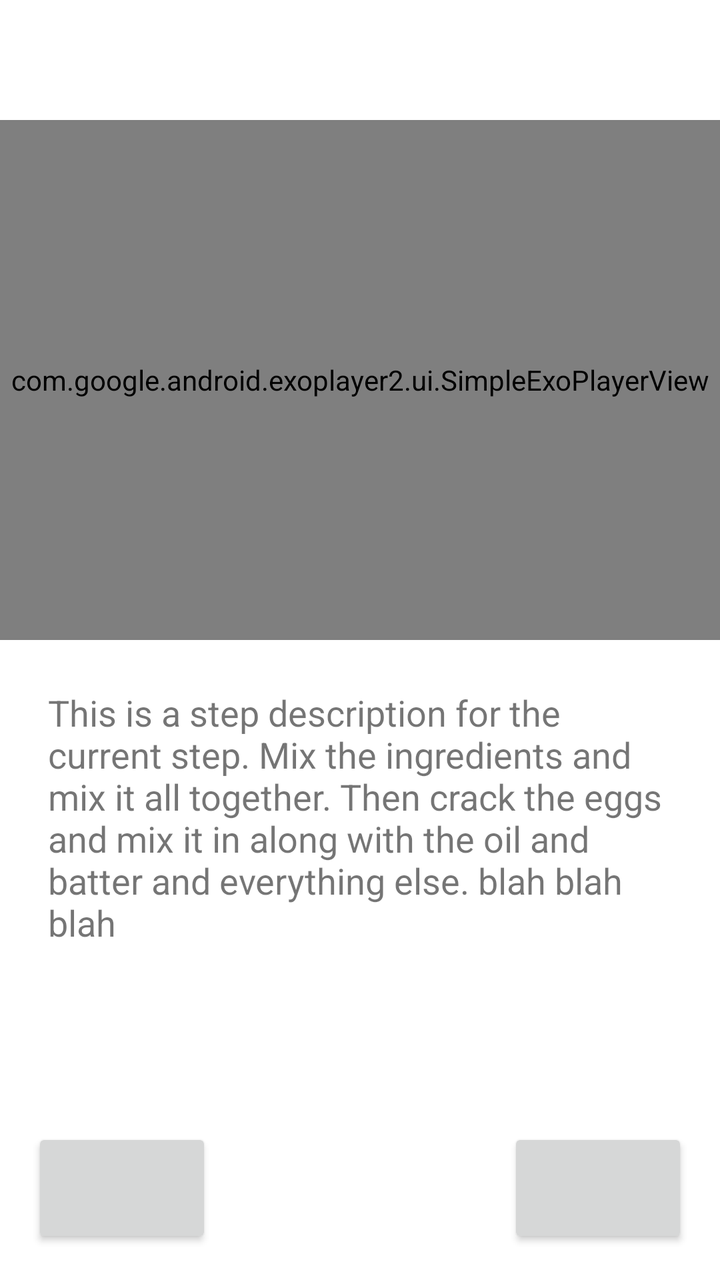
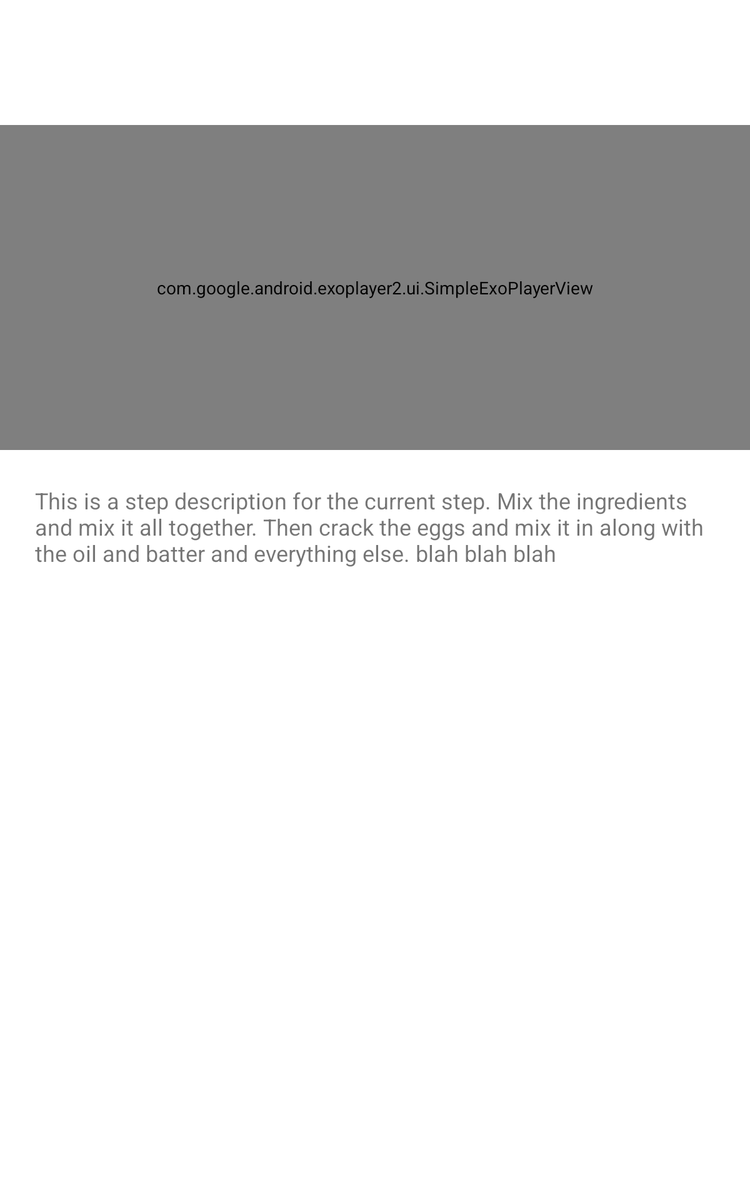

Compare how this app lays out the same screen by default and in its alternative resource folder. The renders come first, then the two layout files and the values they reference.
<!-- AndroidManifest.xml: application theme Theme.AppCompat.DayNight.NoActionBar -->
<!-- res/layout/step_info_with_player_layout.xml -->
<?xml version="1.0" encoding="utf-8"?>
<RelativeLayout
    xmlns:android="http://schemas.android.com/apk/res/android"
    xmlns:tools="http://schemas.android.com/tools"
    android:layout_width="match_parent"
    android:layout_height="match_parent"
    android:background="@color/white"
    tools:ignore="Overdraw">

    <com.google.android.exoplayer2.ui.SimpleExoPlayerView
        android:id="@+id/simple_exo_player"
        android:layout_width="match_parent"
        android:layout_height="260dp"
        android:layout_marginTop="60dp">
    </com.google.android.exoplayer2.ui.SimpleExoPlayerView>

    <TextView
        android:id="@+id/description_textView"
        android:layout_width="wrap_content"
        android:layout_height="wrap_content"
        android:layout_below="@id/simple_exo_player"
        android:layout_centerInParent="true"
        android:layout_margin="24dp"
        android:textSize="18sp"
        tools:text="This is a step description for the current step. Mix the ingredients and mix it all together. Then crack the eggs and mix it in along with the oil and batter and everything else. blah blah blah" />

    <Button
        android:id="@+id/previous_button"
        android:layout_width="90dp"
        android:layout_height="60dp"
        android:layout_alignParentBottom="true"
        android:layout_margin="16dp"
        tools:ignore="InconsistentLayout" />

    <Button
        android:id="@+id/next_button"
        android:layout_width="90dp"
        android:layout_height="60dp"
        android:layout_alignParentBottom="true"
        android:layout_alignParentEnd="true"
        android:layout_alignParentRight="true"
        android:layout_margin="16dp"
        tools:ignore="InconsistentLayout" />

    <ImageView
        android:id="@+id/thumbnailIV"
        android:layout_width="100dp"
        android:layout_height="100dp"
        android:layout_alignParentBottom="true"
        android:layout_centerHorizontal="true"
        android:layout_marginBottom="8dp"
        tools:src="@mipmap/ic_launcher"
        tools:ignore="ContentDescription" />


</RelativeLayout>
<!-- resources referenced by this layout -->
<resources>
  <color name="white">#fff</color>
</resources>
<!-- res/layout-sw600dp/step_info_with_player_layout.xml (the repository's variant of the layout above) -->
<!-- drawn on a 7-inch tablet held upright -->
<?xml version="1.0" encoding="utf-8"?>
<RelativeLayout
    xmlns:android="http://schemas.android.com/apk/res/android"
    xmlns:tools="http://schemas.android.com/tools"
    android:layout_width="match_parent"
    android:layout_height="match_parent"
    android:background="@color/white"
    tools:ignore="Overdraw">

    <com.google.android.exoplayer2.ui.SimpleExoPlayerView
        android:id="@+id/simple_exo_player"
        android:layout_width="match_parent"
        android:layout_height="260dp"
        android:layout_marginTop="100dp">
    </com.google.android.exoplayer2.ui.SimpleExoPlayerView>

    <TextView
        android:id="@+id/description_textView"
        android:layout_width="wrap_content"
        android:layout_height="wrap_content"
        android:layout_below="@id/simple_exo_player"
        android:layout_centerInParent="true"
        android:layout_margin="28dp"
        android:textSize="18sp"
        tools:text="This is a step description for the current step. Mix the ingredients and mix it all together. Then crack the eggs and mix it in along with the oil and batter and everything else. blah blah blah" />

    <ImageView
        android:id="@+id/thumbnailIV"
        android:layout_width="80dp"
        android:layout_height="80dp"
        android:layout_alignParentBottom="true"
        android:layout_centerHorizontal="true"
        android:layout_marginBottom="8dp"
        tools:src="@mipmap/ic_launcher"
        tools:ignore="ContentDescription" />

</RelativeLayout>
